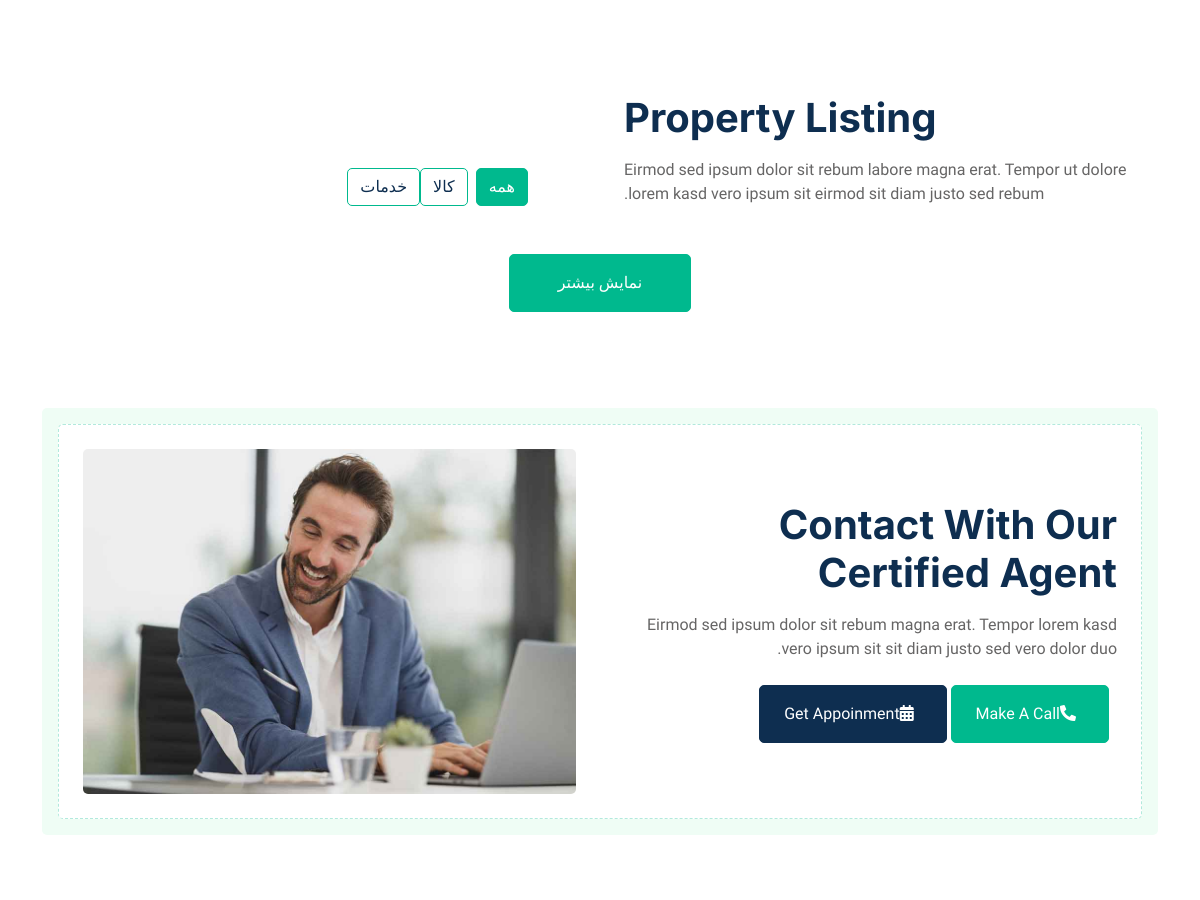
The page /blog/ (middle part) on the database as committed earlier.
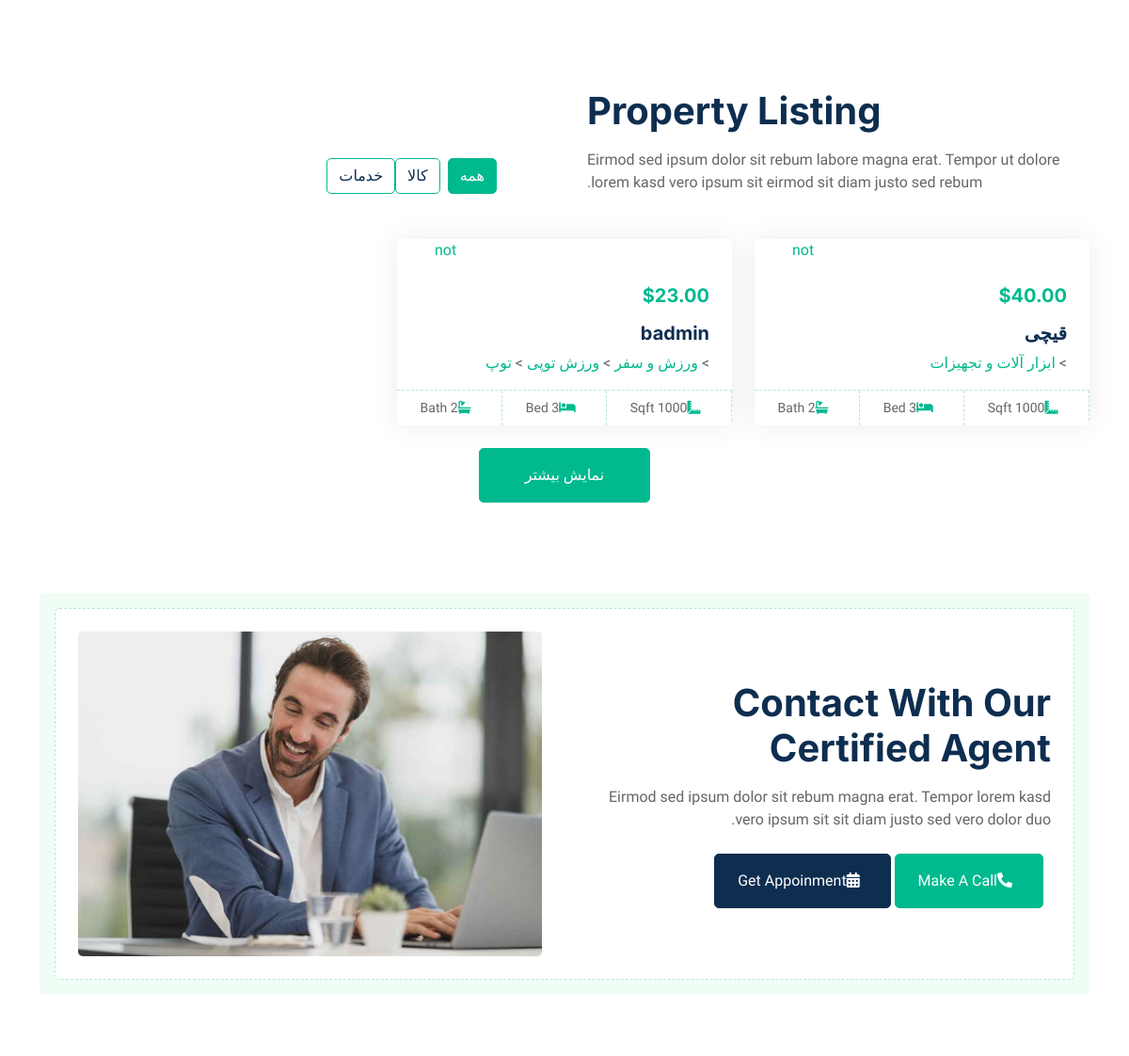
The same page on the database as committed later.
### blog/models.py (models this page shows, shortened)
class Post(models.Model):
    TYPE_CHOICES=(('product','کالا'),('service','خدمات'))
    type=models.CharField(choices=TYPE_CHOICES,default='product',max_length=30)
    product=models.ForeignKey(Product,related_name='blog_productpost',on_delete=models.CASCADE,blank=True,null=True)
    service=models.ForeignKey(Services,related_name='blog_servicepost',on_delete=models.CASCADE,blank=True,null=True)
    created=models.DateTimeField(auto_now_add=timezone.now,null=True)
    updated=models.DateTimeField(auto_now=timezone.now,)
    slug=models.CharField(null=True,blank=True,max_length=500)
    category=models.CharField(null=True,blank=True,max_length=500)
    tags=TaggableManager()
    class Meta:
      verbose_name = 'آگهی'
      verbose_name_plural = 'آگهی ها'

### products/models.py (models this page shows, shortened)
class Product(models.Model):
    COLOR_CHOICES=(('white','سفید'),('yellow','زرد'),('orange','نارنجی'),('red','قرمز'),
                   ('pink','صورتی'),('purple','بنفش'),('blue','آبی'),('green','سبز'),('brown','قهوه ای'),
                   ('black','مشکی'),('gray','طوسی'),('golden','طلایی'),('silver','نقره ای'),)
    USERSTATUS_CHOICES=(('demander','تقاضا کننده'),('supplier','رضه کننده'))
    userstatus=models.CharField(choices=USERSTATUS_CHOICES,default='demander',max_length=50)
    user=models.ForeignKey(User,on_delete=models.CASCADE,related_name='blog_products',null=True,verbose_name='نام کاربری')
    category=models.ManyToManyField('ProductsCategory',blank=True,verbose_name='دسته بندی کالا')
    title=models.CharField(null=True,max_length=30,verbose_name='نام کالا')
    thumbnail=models.ImageField(upload_to='image',null=True,blank=True,verbose_name='تصویر')
    slug=models.SlugField(null=True,allow_unicode=True)
    consumed=models.CharField(null=True,max_length=8000,verbose_name='مورد مصرف')
    description=models.TextField(null=True,verbose_name='معرفی کالا')
    constituents=models.CharField(null=True,max_length=8000,verbose_name='اهم اجزای تشکیل دهنده')
    analytical_material=models.CharField(null=True,max_length=8000,verbose_name='مواد آنالیز')
    color=models.CharField(choices=COLOR_CHOICES,null=True,max_length=50,verbose_name='رنگ',blank=True)
    count=models.IntegerField(null=True,verbose_name='تعداد',blank=True)
    capacity=models.CharField(null=True,verbose_name='ظرفیت',blank=True,max_length=50,)
    created=models.DateTimeField(auto_now_add=timezone.now,null=True)
    updated=models.DateTimeField(auto_now=timezone.now,)
    price=models.DecimalField(max_digits=6, decimal_places=2,verbose_name='قیمت',null=True)
    manufacturers=models.CharField(max_length=5000,verbose_name='تولیدکنندگان',null=True)
    class Meta:
       verbose_name = 'کالا'
       verbose_name_plural = 'کالا ها'
    def get_category(self):
        return ', '.join([cat.title for cat in self.category.all()])

class ProductsCategory(models.Model):
    parent=models.ForeignKey('self',null=True,blank=True,related_name="child",on_delete=models.SET_NULL)
    title=models.CharField(null=True,max_length=30)
    slug=models.SlugField(null=True)
    is_visible=models.BooleanField(default=True)
    position=models.IntegerField(null=True)
    class Meta:
        ordering = ('position',)
        verbose_name = 'دسته بندی کالا'
        verbose_name_plural = 'دسته بندی های کالا '

### blog/views.py (the view)
# urls.py: path('',post_list,name='post_list'),
def post_list(request,category_slug=None,tag_slug=None):
    posts=Post.objects.all()
    template='blog/posts.html'
    if tag_slug:
        tag=get_object_or_404(Tag,slug=tag_slug)
        posts=posts.filter(tags=tag)
    elif category_slug:
        posts = posts.filter(category=category_slug)
    else:
        template='blog/index.html'
    return render(request,template,{'posts':posts})

### blog/templatetags/category_tags.py (called while the page is built)
@register.inclusion_tag('blog/category_menu.html',takes_context=True)
def category_menu(context):
    productcategories=ProductsCategory.objects.filter(parent=None)
    servicecategories=ServicesCategory.objects.filter(parent=None)
    return{'productcategories':productcategories,'servicecategories':servicecategories,'request':context['request']}

@register.inclusion_tag('blog/post_categories.html',takes_context=True)
def post_categories(context,post):
    categories=post.product.category.all() if post.type == 'product' else post.service.category.all()
    for category in categories:
        category.parents=[]
        parent=category.parent
        while parent is not None:
            category.parents.append(parent)
            parent=parent.parent
        category.parents.reverse()
    return{'categories':categories,'request':context['request']}

### templates/blog/index.html (shortened to what this page needs)
{% extends "blog/base.html" %}
{% load static %}
{% load category_tags %}
{% block content %}
        <div class="container-xxl py-5">
        </div>
        <div class="container-xxl py-5" dir="rtl">
            <div class="container">
                <div class="row g-0 gx-5 align-items-end">
                    <div class="col-lg-6">
                        <div class="text-start mx-auto mb-5 wow slideInLeft" data-wow-delay="0.1s">
                            <h1 class="mb-3">Property Listing</h1>
                            <p>Eirmod sed ipsum dolor sit rebum labore magna erat. Tempor ut dolore lorem kasd vero ipsum sit eirmod sit diam justo sed rebum.</p>
                        </div>
                    </div>
                    <div class="col-lg-6 text-start text-lg-end wow slideInRight" data-wow-delay="0.1s">
                        <ul class="nav nav-pills d-inline-flex justify-content-end mb-5">
                            <li class="nav-item me-2">
                                <a class="btn btn-outline-primary active" data-bs-toggle="pill" href="#tab-1">همه</a>
                            </li>
                            <li class="nav-item me-2">
                                <a class="btn btn-outline-primary" data-bs-toggle="pill" href="#tab-2">کالا</a>
                            </li>
                            <li class="nav-item me-0">
                                <a class="btn btn-outline-primary" data-bs-toggle="pill" href="#tab-3">خدمات</a>
                            </li>
                        </ul>
                    </div>
                </div>
                <div class="tab-content">
                    <div id="tab-1" class="tab-pane fade show p-0 active">
                        <div class="row g-4">
                        {% for post in posts %}
                        {% if post.product %}
                        <div class="col-lg-4 col-md-6">
                                <div class="property-item rounded overflow-hidden">
                                    <div class="position-relative overflow-hidden">
                                        <div class="bg-white rounded-top text-primary position-absolute start-0 bottom-0 mx-4 pt-1 px-3">not</div>
                                    </div>
                                    <div class="p-4 pb-0">
                                        <h5 class="text-primary mb-3">${{post.product.price}}</h5>
                                        <a class="d-block h5 mb-2" href='{% url "blog:post_detail" post.slug %}'>{{post.product.title}}</a>
                                        {% post_categories post %}
                                    </div>
                                    <div class="d-flex border-top">
                                        <small class="flex-fill text-center border-end py-2"><i class="fa fa-ruler-combined text-primary me-2"></i>1000 Sqft</small>
                                        <small class="flex-fill text-center border-end py-2"><i class="fa fa-bed text-primary me-2"></i>3 Bed</small>
                                        <small class="flex-fill text-center border-end py-2"><i class="fa fa-bath text-primary me-2"></i>2 Bath</small>
                                    </div>
                                </div>
                            </div>
                        {% endif %}
                            {% endfor %}
                            <div class="col-12 text-center">
                                <a class="btn btn-primary py-3 px-5" href="">نمایش بیشتر</a>
                            </div>
                        </div>
                    </div>
                </div>
            </div>
        </div>
        <div class="container-xxl py-5">
            <div class="container">
                <div class="bg-light rounded p-3">
                    <div class="bg-white rounded p-4" style="border: 1px dashed rgba(0, 185, 142, .3)">
                        <div class="row g-5 align-items-center">
                            <div class="col-lg-6 wow fadeIn" data-wow-delay="0.1s">
                                <img class="img-fluid rounded w-100" src="{% static 'blog/img/call-to-action.jpg' %}" alt="">
                            </div>
                            <div class="col-lg-6 wow fadeIn" data-wow-delay="0.5s" dir="rtl">
                                <div class="mb-4">
                                    <h1 class="mb-3">Contact With Our Certified Agent</h1>
                                    <p>Eirmod sed ipsum dolor sit rebum magna erat. Tempor lorem kasd vero ipsum sit sit diam justo sed vero dolor duo.</p>
                                </div>
                                <a href="" class="btn btn-primary py-3 px-4 me-2"><i class="fa fa-phone-alt me-2"></i>Make A Call</a>
                                <a href="" class="btn btn-dark py-3 px-4"><i class="fa fa-calendar-alt me-2"></i>Get Appoinment</a>
                            </div>
                        </div>
                    </div>
                </div>
            </div>
        </div>
        <div class="container-xxl py-5">
        </div>
{% endblock %}

### templates/blog/base.html (shortened to what this page needs)
{% load static %}
{% load category_tags %}
<!DOCTYPE html>
<html lang="fa_IR" style="background-color: white;">
<head>
    <link href="https://cdnjs.cloudflare.com/ajax/libs/font-awesome/5.10.0/css/all.min.css" rel="stylesheet">
    <link href="https://cdn.jsdelivr.net/npm/bootstrap-icons@1.4.1/font/bootstrap-icons.css" rel="stylesheet">
    <link href="{% static 'blog/lib/animate/animate.min.css' %}" rel="stylesheet">
    <link href="{% static 'blog/lib/owlcarousel/assets/owl.carousel.min.css' %}" rel="stylesheet">
    <link href="{% static 'blog/css/bootstrap.min.css' %}" rel="stylesheet">
    <link href="{% static 'blog/css/style.css' %}" rel="stylesheet">
</head>
<body>
    <div class="container-xxl bg-white p-0">
        {% block content %}
        {% endblock %}
    </div>
</body>
</html>

### templates/blog/post_categories.html
<p>
{% for category in categories %}
        {% if category.parents %}
        {% for parent in category.parents%}
            >
            <a href='#'>{{parent.title}} </a>
        {% endfor%}
        {% endif %}
        >
        <a href='#'>{{category.title}} </a>
{% endfor %}
</p>

### static/blog/css/style.css (style rules this page uses)
:root { --primary: #00B98E; --secondary: #FF6922; --light: #EFFDF5; --dark: #0E2E50; }
.btn { transition: .5s; }
.btn.btn-primary, .btn.btn-secondary { color: #FFFFFF; }
.nav-pills .nav-item .btn { color: var(--dark); }
.nav-pills .nav-item .btn:hover, .nav-pills .nav-item .btn.active { color: #FFFFFF; }
.property-item { box-shadow: 0 0 30px rgba(0, 0, 0, .08); }
.property-item .border-top { border-top: 1px dashed rgba(0, 185, 142, .3) !important; }
.property-item .border-end { border-right: 1px dashed rgba(0, 185, 142, .3) !important; }

Rows that differ between the two databases and show on the page:
added Post: product.price "40.00", product "قیچی"
added ProductsCategory: title "ابزار آلات و تجهیزات", shown under "40.00"
added Post: product.price "23.00", product "badmin"
added ProductsCategory: title "توپ", shown under "23.00"
added ProductsCategory: title "ورزش و سفر", shown under "توپ"
added ProductsCategory: title "ورزش توپی", shown under "توپ"
